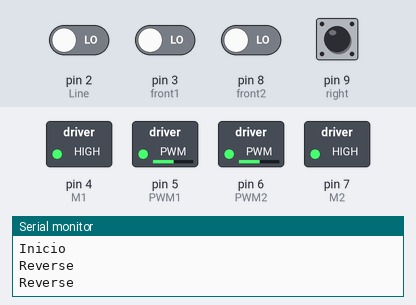
The sketch below on a simulated Arduino Uno, built with avr-gcc and run on an emulated ATmega328P. Shown: switched loads named in the sketch (green lamp = pin HIGH), the last lines printed to the serial monitor. The test bench sets the inputs (shaded band); at power-on: pin 2 (Line), pin 3 (front1), pin 8 (front2), pin 9 (right) LOW.

Above: at 4.2 s.
4.3 s: pin 2 (Line) driven HIGH
At 5.8 s:
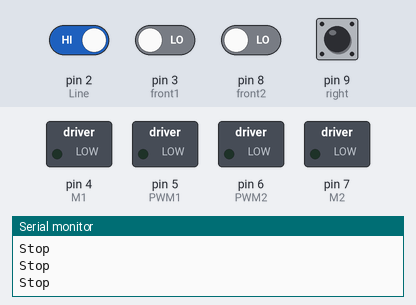
6.2 s: pin 9 (right) pulled HIGH for 0.85 s
At 7.0 s:
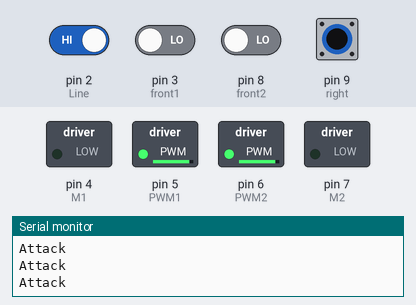
8.6 s: pin 2 (Line) driven LOW
At 9.6 s:
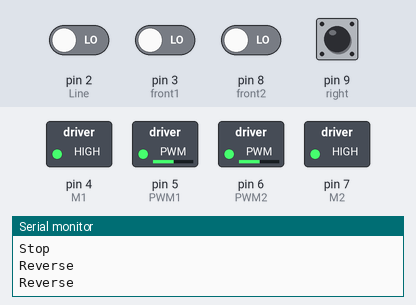
10.1 s: pin 2 (Line) driven HIGH and pin 3 (front1) driven HIGH and pin 8 (front2) driven HIGH and pin 9 (right) driven HIGH
At 11.17 s:
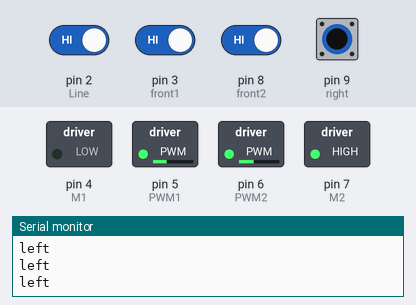
13.5 s: pin 9 (right) driven LOW
At 16.8 s:
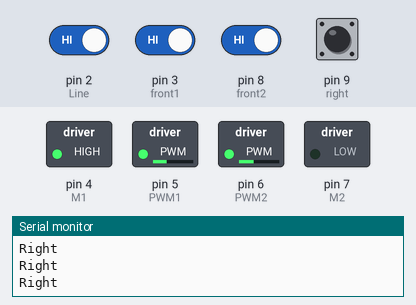
16.9 s: pin 3 (front1) driven LOW
At 18.0 s:
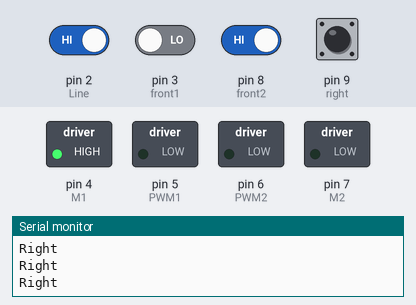
Timing chart, 0 to 19.4 s (numbered marks = the images above; inputs shaded):
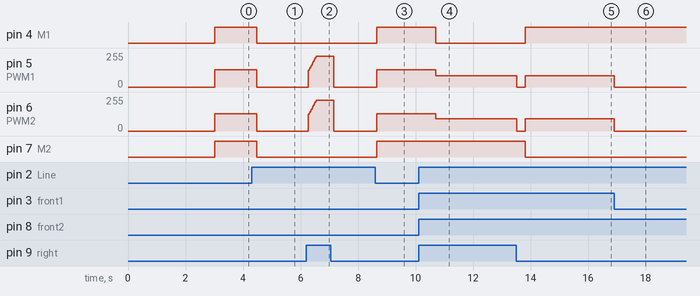

The sketch:

MinisumoMayo23-3Sens.ino
```cpp
/*
 * Minisumo chasis impreso
 *Información sensores:
Sensor de linea QRE
blanco==0
Negro/aire==1
sensor de distancia Sharp
GP2Y0D810Z0F 10 cm.
Detección en 0
sin objeto ==1
Dos sensores al frente y 1 a la derechada.
_________
Revisar tatami (fondo negro se detecta 1)para que se mantega activo;
si es blanco hace reversa.
*/

//Declarar pines:
uint8_t M1=4;
uint8_t PWM1=5;
uint8_t PWM2=6;
uint8_t M2=7;
uint8_t front1=3;      //sensor IR
uint8_t front2=8;       //sensor IR
uint8_t right=9;       //sensor IR
uint8_t Dir= 0;       // para saber hacia donde giraba; neutral 0,izq. 1 y der. 2
uint8_t Push=125;     //para aumentar velocidad si objetivo persiste
uint8_t Line=2;       //Pin de sensor línea en fondo negro debe trabajar y abortar en blanco

void setup() {
  // put your setup code here, to run once:
  Serial.begin(9600);
  pinMode(M1,OUTPUT);
  pinMode(PWM1,OUTPUT);
  pinMode(PWM2,OUTPUT);
  pinMode(M2,OUTPUT);
  delay(10);
  digitalWrite(M1,LOW);
  digitalWrite(PWM1,LOW);
  digitalWrite(PWM2,LOW);
  digitalWrite(M2,LOW);
  Serial.println("Inicio");
  delay(3000);

}

void loop() {
  // put your main code here, to run repeatedly:

    if(digitalRead(Line)== HIGH){
      if((digitalRead(front1)==0 || digitalRead(front2)==0) && digitalRead(right)==1 && digitalRead(Line)== 1){
    //if((digitalRead(front1)==0 || digitalRead(front2)==0) && digitalRead(right)==1){
      Avanzar(Push,Push);
      delay(25);
      Push +=10;
      if(Push > 230){Push=230;}
      //Dir=0;
      }

      if(digitalRead(right)==0 && digitalRead(front1)==1 && digitalRead(front2)==1){
      do{
        GiroD(85,93);
        delay(25);
        GiroD(0,0);
        delay(3);
        }while((digitalRead(front1)==1 && digitalRead(front2)==1) && digitalRead(Line)== 1);
        //}while((digitalRead(front1)==1 && digitalRead(front2)==1));
        Push=125;
      }

      if(digitalRead(right)==1 && digitalRead(front1)==1 && digitalRead(front2)==1 && digitalRead(Line)== 1){
      //if(digitalRead(right)==1 && digitalRead(front1)==1 && digitalRead(front2)==1){
      do{
        GiroI(85,93);
        delay(25);
        GiroI(0,0);
        delay(3);
        }while(digitalRead(front1)==1 && digitalRead(front2)==1 && digitalRead(right)==1);
        delay(300);
        Push=125;
      }

      if(digitalRead(right)==0 && digitalRead(front1)==0 && digitalRead(front2)==0){
        Stop();
        Push=125;
      }
    }//detección tatami

    else {
      Reversa(130,130);
      Push=125;
      delay(680);
    }

      }//loop

//**************************************************
//*****************Subrutinas:**********************
//**************************************************
void Avanzar(uint8_t Speed1, uint8_t Speed2){
  Serial.println("Attack");
  //delay(100);     //solo para serial
  digitalWrite(M1,LOW);
  digitalWrite(M2,LOW);
  analogWrite(PWM1,Speed1);
  analogWrite(PWM2,Speed2);
  }

void Reversa(uint8_t Speed1, uint8_t Speed2){
  Serial.println("Reverse");
  digitalWrite(M1,HIGH);
  digitalWrite(M2,HIGH);
  analogWrite(PWM1,Speed1);
  analogWrite(PWM2,Speed2);
  }

//girar derecha
void GiroD(uint8_t Speed1, uint8_t Speed2){
  Serial.println("Right");
  //delay(100);
  digitalWrite(M1,HIGH);
  digitalWrite(M2,LOW);
  analogWrite(PWM1,Speed1);
  analogWrite(PWM2,Speed2);
}


//girar izquierda
void GiroI(uint8_t Speed1, uint8_t Speed2){
  Serial.println("left");
  //delay(100);
  digitalWrite(M1,LOW);
  digitalWrite(M2,HIGH);
  analogWrite(PWM1,Speed1);
  analogWrite(PWM2,Speed2);
}

void Stop (){
  Serial.println("Stop");
  delay(100);
  digitalWrite(M1,LOW);
  digitalWrite(M2,LOW);
  analogWrite(PWM1,0);
  analogWrite(PWM2,0);
  }


  //para leer estado de sensores
//      if(digitalRead(front)==0){
//      Serial.println("front");
//      delay(400);
//      }
//
//    if(digitalRead(right)==0){
//      Serial.println("right");
//      delay(400);
//      }

//test de motores y polaridad:
//      Avanzar(150,150);
//      delay(1000);
//      Stop();
//      delay(1000);
//      GiroD(150,150);
//      delay(1000);
//      Stop();
//      delay(1000);
```

Measured:
- after the input at 4.3 s, pin 4 (M1), pin 7 (M2): HIGH → LOW after 0.17 s; pin 5 (PWM1), pin 6 (PWM2): 130/255 → 0/255 after 0.17 s
- after the input at 6.2 s, pin 5 (PWM1), pin 6 (PWM2): rises from 0/255 to 230/255 in 0.28 s, then falls to 0/255 in 0.60 s
- after the input at 8.6 s, pin 4 (M1), pin 7 (M2): LOW → HIGH after 0.05 s; pin 5 (PWM1), pin 6 (PWM2): 0/255 → 130/255 after 0.05 s
- after the input at 10.1 s, pin 4 (M1): HIGH → LOW after 0.59 s; pin 5 (PWM1): 130/255 → 85/255 after 0.59 s; pin 6 (PWM2): 130/255 → 93/255 after 0.59 s
- after the input at 13.5 s, pin 4 (M1): LOW → HIGH after 0.31 s; pin 5 (PWM1): 85/255 → 0/255 at once, → 85/255 0.30 s later; pin 6 (PWM2): 93/255 → 0/255 at once, → 93/255 0.30 s later; pin 7 (M2): HIGH → LOW after 0.31 s
- after the input at 16.9 s, pin 5 (PWM1): 85/255 → 0/255 at once; pin 6 (PWM2): 93/255 → 0/255 at once
